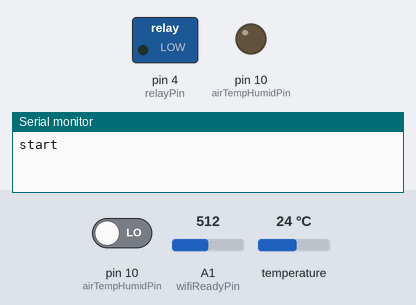
Simulated run of this sketch. Board: Arduino Uno, built with avr-gcc and run on an emulated ATmega328P. Shown: switched loads named in the sketch (green lamp = pin HIGH), output pins drawn as LEDs (lit = HIGH), the last lines printed to the serial monitor. The test bench sets the inputs (shaded band); at power-on: A1 (wifiReadyPin) = 512, pin 10 (airTempHumidPin) LOW, temperature 24 °C.

Above: at 1.3 s.
1.4 s: A1 (wifiReadyPin) set to 883
2.9 s: A1 (wifiReadyPin) set to 908
At 6.8 s:
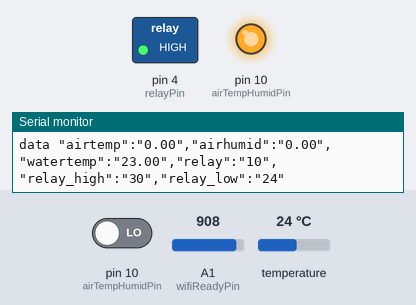
6.9 s: A1 (wifiReadyPin) set to 900
Timing chart, 0 to 9.9 s (numbered marks = the images above; inputs shaded):
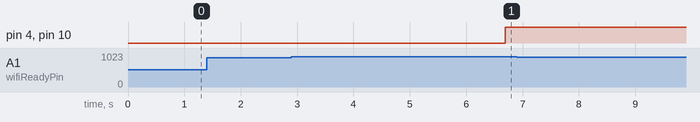

The sketch:

ArduinoCode.ino
```cpp
/*
* temp relay logger by JVK75
*/

#include <OneWire.h>
#include <DallasTemperature.h>
#include <SoftwareSerial.h>
#include <dht.h>

// pins
#define waterTempPin 12
#define airTempHumidPin 10
#define relayPin 4
#define wifiReadyPin A1
#define wifiTxPin 8
#define wifiRxPin 9

// calibration
#define waterTempCalibration 1.0
#define airTempCalibration 1.0
#define airHumidCalibration 0.0

//limits
#define waterHighLimit 30
#define waterLowLimit 24


// definitions
OneWire waterTempOneWire(waterTempPin);
DallasTemperature waterTemp(&waterTempOneWire);
dht airTempHumid;
SoftwareSerial wifiSerial(wifiRxPin, wifiTxPin); // RX, TX

// setup
void setup(void)
{
  // start serial ports
  Serial.begin(115200);
  wifiSerial.begin(115200);

  pinMode(relayPin,OUTPUT);

  digitalWrite(relayPin,LOW);

  // Start up the dallaslibrary
  waterTemp.begin();

  Serial.println("start");

  delay(100);
}

bool isConnect = false;

void loop(void)
{
  waitReadyPin(wifiReadyPin);

  if (!isConnect) {
    sendToWifi("connect Arduino:teeseite");
    waitReadyPin(wifiReadyPin);

    sendToWifi("privatekey rzemWDaYXeFyBm1l04Gz");
    waitReadyPin(wifiReadyPin);

    sendToWifi("publickey AJrago6ADrf6AZRr0Wa1");
    waitReadyPin(wifiReadyPin);

    isConnect = true;
  } else {
    waitReadyPin(wifiReadyPin);

    waterTemp.requestTemperatures();
    float wt = waterTemp.getTempCByIndex(0) - waterTempCalibration;
    float at;
    float ah;
    int chk = airTempHumid.read22(airTempHumidPin);
    if (chk == DHTLIB_OK) {
      at = airTempHumid.temperature - airTempCalibration;
      ah = airTempHumid.humidity - airHumidCalibration;
    } else {
      at = 0;
      ah = 0;
    }

    checkRelay(wt);

    String data = "data ";
    data += "\"airtemp\":\"";
    data += at;
    data += "\",\"airhumid\":\"";
    data += ah;
    data += "\",\"watertemp\":\"";
    data += wt;
    data += "\",\"relay\":\"";
    data += digitalRead(relayPin) ? 10 : 0;
    data += "\",\"relay_high\":\"";
    data += waterHighLimit;
    data += "\",\"relay_low\":\"";
    data += waterLowLimit;
    data += "\"";

    sendToWifi(data);

    delay(15000);
  }
}

void checkRelay(float wt)
{
  if (wt > waterHighLimit && digitalRead(relayPin) == HIGH) {
    digitalWrite(relayPin,LOW);
  } else if (wt < waterLowLimit && digitalRead(relayPin) == LOW) {
    digitalWrite(relayPin,HIGH);
  }
}

void sendToWifi(String str)
{
  Serial.println(str);
  wifiSerial.println(str);
  delay(1000);
}

void waitWifiSerial()
{
  if (wifiSerial.available()) {
    while(wifiSerial.available()){
      char c = wifiSerial.read();
      Serial.print(c);
    }
  }
}

void waitReadyPin(int pin)
{
  while(analogRead(pin) < 900) {delay(100);  /*Serial.println("Waiting readyPin");*/}
}
```

Measured:
- the behaviour switches between 899 and 900 on A1 (wifiReadyPin) (found by bisection; images 0 and 1)
- after the input at 1.4 s, every drawn part: stays the same
- after the input at 2.9 s, pin 4 (relayPin), pin 10 (airTempHumidPin): LOW → HIGH after 3.8 s
- after the input at 6.9 s, every drawn part: stays the same
